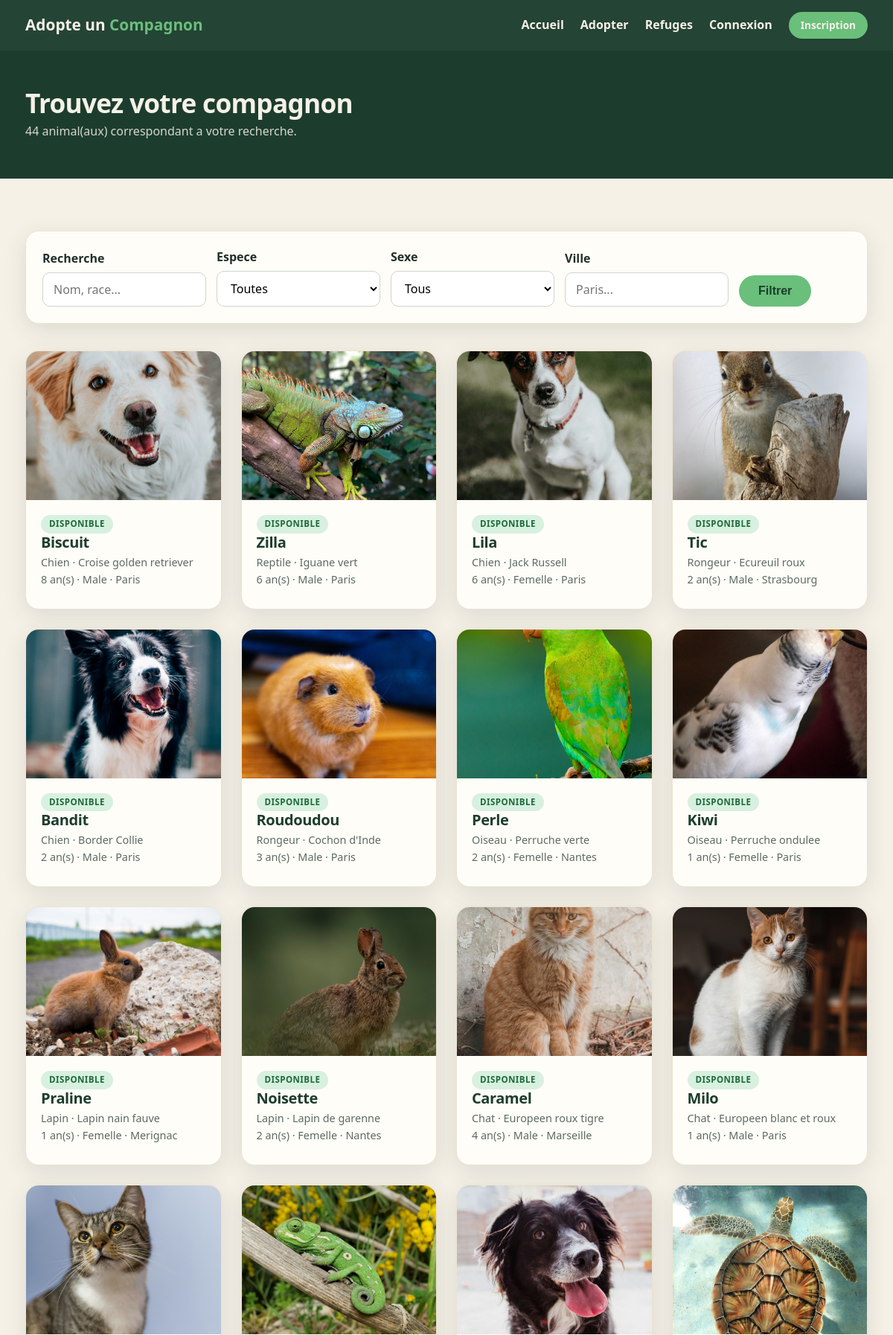
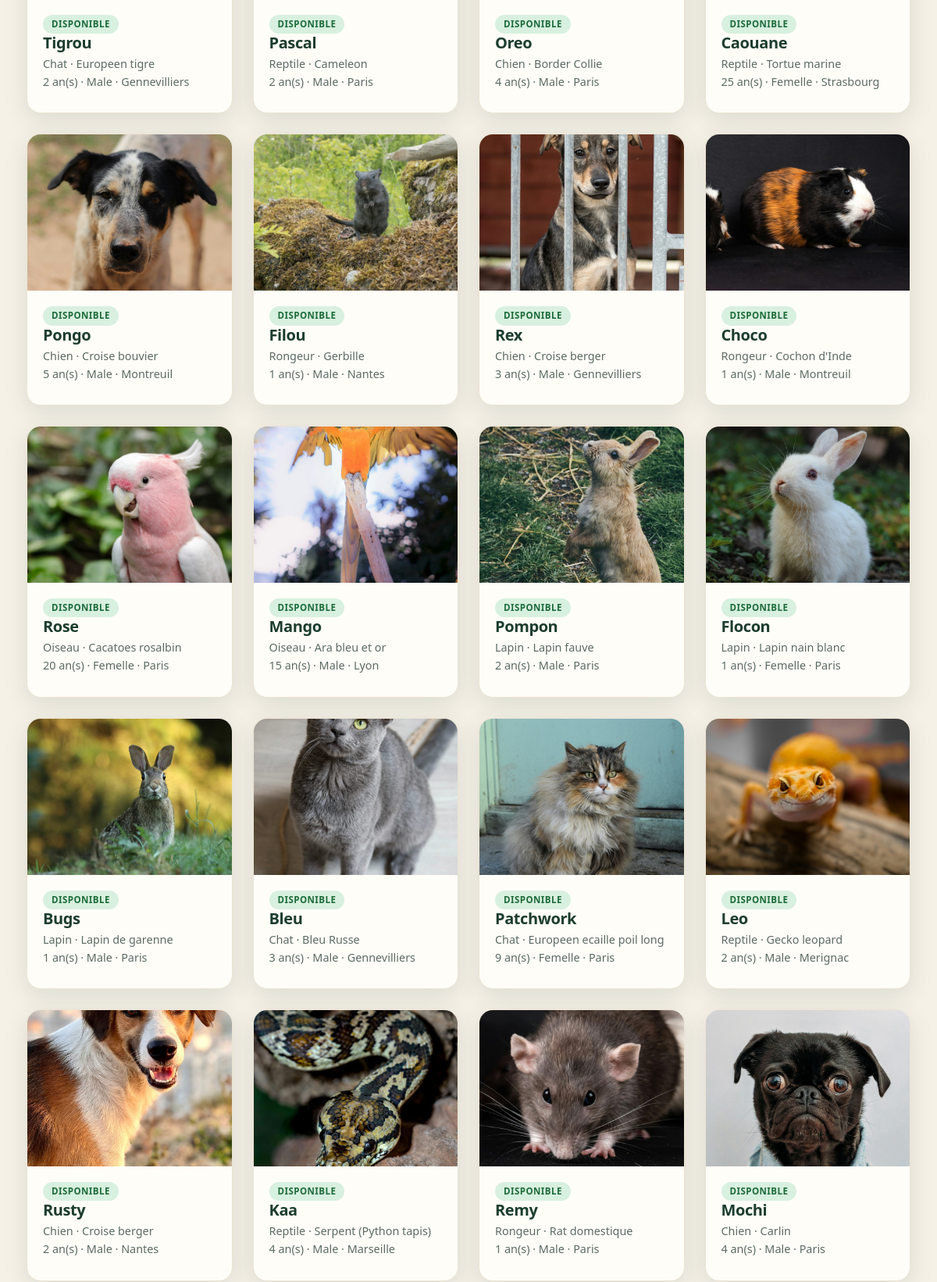
Page /recherche.php (upper part) on the committed database (2 pictures, top to bottom).
### tables this page shows
CREATE TABLE animal (
    id_animal           INT AUTO_INCREMENT PRIMARY KEY,
    nom                 VARCHAR(80)  NOT NULL,
    id_espece           INT          NOT NULL,
    type_detenteur      ENUM('refuge','particulier') NOT NULL DEFAULT 'refuge',
    id_refuge           INT          DEFAULT NULL,
    id_proprietaire     INT          DEFAULT NULL,   
    detenteur_nom       VARCHAR(120) DEFAULT NULL,
    detenteur_ville     VARCHAR(80)  DEFAULT NULL,
    detenteur_region    VARCHAR(80)  DEFAULT NULL,
    race                VARCHAR(80)  DEFAULT NULL,
    age_annees          INT          DEFAULT NULL,
    sexe                ENUM('M','F') DEFAULT NULL,
    sterilise           TINYINT(1)   NOT NULL DEFAULT 0,   
    ancien_proprietaire VARCHAR(150) DEFAULT NULL,
    description         TEXT         DEFAULT NULL,
    photo               VARCHAR(255) DEFAULT NULL,
    statut              ENUM('disponible','reserve','adopte') NOT NULL DEFAULT 'disponible',
    date_publication    DATETIME     NOT NULL DEFAULT CURRENT_TIMESTAMP,
    CONSTRAINT fk_animal_espece FOREIGN KEY (id_espece)
        REFERENCES espece(id_espece) ON DELETE RESTRICT,
    CONSTRAINT fk_animal_refuge FOREIGN KEY (id_refuge)
        REFERENCES refuge(id_refuge) ON DELETE CASCADE,
    CONSTRAINT fk_animal_proprietaire FOREIGN KEY (id_proprietaire)
        REFERENCES utilisateur(id_utilisateur) ON DELETE CASCADE
);

CREATE TABLE espece (
    id_espece   INT AUTO_INCREMENT PRIMARY KEY,
    nom         VARCHAR(40) NOT NULL UNIQUE,
    emoji       VARCHAR(10) DEFAULT NULL,
    image       VARCHAR(255) DEFAULT NULL,   
    description VARCHAR(255) DEFAULT NULL
);

### htdocs/includes/functions.php (called while the page is built, shortened)
<?php
function e($value): string
{
    return htmlspecialchars((string) $value, ENT_QUOTES, 'UTF-8');
}
function statut_label(string $statut): string
{
    switch ($statut) {
        case 'disponible': return 'Disponible';
        case 'reserve':    return 'Reserve';
    }
}
function sexe_label(?string $sexe): string
{
    switch ($sexe) {
        case 'M': return 'Male';
        case 'F': return 'Femelle';
    }
}

### htdocs/recherche.php (the view, shortened to what this page needs)
<?php
require_once __DIR__ . '/connexion.php';
$f_ville  = trim($_GET['ville'] ?? '');
$f_texte  = trim($_GET['q'] ?? '');
$sql = "SELECT a.id_animal, a.nom, a.race, a.age_annees, a.sexe, a.statut, a.photo,
               e.nom AS espece, e.emoji,
               COALESCE(r.ville, a.detenteur_ville) AS ville
        FROM animal a
        JOIN espece e ON e.id_espece = a.id_espece
        LEFT JOIN refuge r ON r.id_refuge = a.id_refuge
        WHERE 1=1";
$params = [];
$sql .= " ORDER BY a.statut = 'disponible' DESC, a.date_publication DESC";
$stmt = $pdo->prepare($sql);
$stmt->execute($params);
$animaux = $stmt->fetchAll();
require __DIR__ . '/includes/header.php';
?>
<div class="page-head">
    <div class="container">
        <h1>Trouvez votre compagnon</h1>
        <p><?= count($animaux) ?> animal(aux) correspondant a votre recherche.</p>
    </div>
</div>
<section>
    <div class="container">
        <form class="search-bar" method="get" action="recherche.php">
            <div class="form-group">
                <label for="q">Recherche</label>
                <input type="text" id="q" name="q" value="<?= e($f_texte) ?>" placeholder="Nom, race...">
            </div>
            <div class="form-group">
                <label for="espece">Espece</label>
                <select id="espece" name="espece">
                    <option value="">Toutes</option>
                </select>
            </div>
            <div class="form-group">
                <label for="sexe">Sexe</label>
                <select id="sexe" name="sexe">
                    <option value="">Tous</option>
                </select>
            </div>
            <div class="form-group">
                <label for="ville">Ville</label>
                <input type="text" id="ville" name="ville" value="<?= e($f_ville) ?>" placeholder="Paris...">
            </div>
            <div class="form-group" style="flex:0;">
                <button type="submit" class="btn">Filtrer</button>
            </div>
        </form>
        <?php if (!$animaux): ?>
            <p style="text-align:center; color:var(--texte-clair); padding:40px 0;">
                Aucun animal ne correspond a votre recherche.
                <a href="recherche.php">Reinitialiser les filtres</a>.
            </p>
        <?php else: ?>
            <div class="animaux-grid">
                <?php foreach ($animaux as $a): ?>
                    <a class="animal-card" href="animal.php?id=<?= (int) $a['id_animal'] ?>">
                        <div class="photo" <?= $a['photo'] ? 'style="background-image:url(\'' . e($a['photo']) . '\')"' : '' ?>>
                        </div>
                        <div class="body">
                            <span class="badge badge-<?= e($a['statut']) ?>"><?= e(statut_label($a['statut'])) ?></span>
                            <h3><?= e($a['nom']) ?></h3>
                            <div class="meta">
                                <?= e($a['espece']) ?><?= $a['race'] ? ' · ' . e($a['race']) : '' ?><br>
                                <?= $a['age_annees'] !== null ? (int) $a['age_annees'] . ' an(s)' : '' ?>
                                · <?= e(sexe_label($a['sexe'])) ?> · <?= e($a['ville']) ?>
                            </div>
                        </div>
                    </a>
                <?php endforeach; ?>
            </div>
        <?php endif; ?>
    </div>
</section>
<?php require __DIR__ . '/includes/footer.php'; ?>

### htdocs/css/style.css (style rules this page uses)
:root { --vert-fonce: #1c3d2e; --vert-moyen: #2f6b4f; --vert-vif: #6abf7b; --vert-clair: #a8d5b5; --creme: #f6f1e7; --creme-fonce: #ece4d3; --beige-carte: #fffdf8; --texte: #20302a; --texte-clair: #5b6b63; --blanc: #ffffff; --rouge: #c0533f; --ombre: 0 8px 30px rgba(28, 61, 46, .12); --radius: 18px; --max: 1180px; }
* { box-sizing: border-box; margin: 0; padding: 0; }
body { font-family: "Segoe UI", system-ui, -apple-system, sans-serif; color: var(--texte); background: var(--creme); line-height: 1.6; }
a { color: var(--vert-moyen); text-decoration: none; }
.container { max-width: var(--max); margin: 0 auto; padding: 0 24px; }
h1, h2, h3 { line-height: 1.15; font-weight: 800; letter-spacing: -.02em; }
.btn { display: inline-block; background: var(--vert-vif); color: var(--vert-fonce); font-weight: 700; padding: 12px 26px; border-radius: 40px; border: none; cursor: pointer; font-size: 1rem; transition: transform .15s ease, background .2s ease; }
section { padding: 70px 0; }
.animaux-grid { display: grid; grid-template-columns: repeat(auto-fill, minmax(250px, 1fr)); gap: 26px; }
.animal-card { background: var(--beige-carte); border-radius: var(--radius); overflow: hidden; box-shadow: var(--ombre); border: 1px solid var(--creme-fonce); transition: transform .18s ease; display: flex; flex-direction: column; }
.animal-card .photo { height: 200px; background: var(--creme-fonce) center/cover no-repeat; display: flex; align-items: center; justify-content: center; font-size: 3.4rem; }
.animal-card .body { padding: 18px 20px; flex: 1; }
.animal-card h3 { color: var(--vert-fonce); font-size: 1.25rem; margin-bottom: 4px; }
.animal-card .meta { color: var(--texte-clair); font-size: .9rem; margin-bottom: 10px; }
.badge { display: inline-block; font-size: .72rem; font-weight: 700; padding: 3px 11px; border-radius: 20px; text-transform: uppercase; letter-spacing: .04em; }
.badge-disponible { background: #d8f0df; color: #1c6b39; }
.form-group { margin-bottom: 18px; }
label { display: block; font-weight: 600; margin-bottom: 6px; }
input, select, textarea { width: 100%; padding: 11px 14px; border: 1px solid #cdd6d0; border-radius: 10px; font-size: 1rem; font-family: inherit; background: #fff; }
.search-bar { display: flex; flex-wrap: wrap; gap: 14px; align-items: flex-end; background: var(--beige-carte); padding: 22px; border-radius: var(--radius); box-shadow: var(--ombre); margin-bottom: 36px; border: 1px solid var(--creme-fonce); }
.search-bar .form-group { margin: 0; flex: 1; min-width: 150px; }
.page-head { background: var(--vert-fonce); color: var(--creme); padding: 50px 0; }
.page-head h1 { font-size: 2.2rem; }
.page-head p { opacity: .85; margin-top: 6px; }

### rows in the picture
animal: photo (picture), statut "DISPONIBLE", nom "Biscuit", id_espece.nom "Chien", race "Croise golden retriever", age_annees "8", sexe "Male", ville "Paris"
animal: photo (picture), statut "DISPONIBLE", nom "Zilla", id_espece.nom "Reptile", race "Iguane vert", age_annees "6", sexe "Male", ville "Paris"
animal: photo (picture), statut "DISPONIBLE", nom "Lila", id_espece.nom "Chien", race "Jack Russell", age_annees "6", sexe "Femelle", ville "Paris"
animal: photo (picture), statut "DISPONIBLE", nom "Tic", id_espece.nom "Rongeur", race "Ecureuil roux", age_annees "2", sexe "Male", ville "Strasbourg"
animal: photo (picture), statut "DISPONIBLE", nom "Bandit", id_espece.nom "Chien", race "Border Collie", age_annees "2", sexe "Male", ville "Paris"
animal: photo (picture), statut "DISPONIBLE", nom "Roudoudou", id_espece.nom "Rongeur", race "Cochon d'Inde", age_annees "3", sexe "Male", ville "Paris"
animal: photo (picture), statut "DISPONIBLE", nom "Perle", id_espece.nom "Oiseau", race "Perruche verte", age_annees "2", sexe "Femelle", ville "Nantes"
animal: photo (picture), statut "DISPONIBLE", nom "Kiwi", id_espece.nom "Oiseau", race "Perruche ondulee", age_annees "1", sexe "Femelle", ville "Paris"
animal: photo (picture), statut "DISPONIBLE", nom "Praline", id_espece.nom "Lapin", race "Lapin nain fauve", age_annees "1", sexe "Femelle", ville "Merignac"
animal: photo (picture), statut "DISPONIBLE", nom "Noisette", id_espece.nom "Lapin", race "Lapin de garenne", age_annees "2", sexe "Femelle", ville "Nantes"
animal: photo (picture), statut "DISPONIBLE", nom "Caramel", id_espece.nom "Chat", race "Europeen roux tigre", age_annees "4", sexe "Male", ville "Marseille"
animal: photo (picture), statut "DISPONIBLE", nom "Milo", id_espece.nom "Chat", race "Europeen blanc et roux", age_annees "1", sexe "Male", ville "Paris"
animal: photo (picture), statut "DISPONIBLE", nom "Tigrou", id_espece.nom "Chat", race "Europeen tigre", age_annees "2", sexe "Male", ville "Gennevilliers"
animal: photo (picture), statut "DISPONIBLE", nom "Pascal", id_espece.nom "Reptile", race "Cameleon", age_annees "2", sexe "Male", ville "Paris"
animal: photo (picture), statut "DISPONIBLE", nom "Oreo", id_espece.nom "Chien", race "Border Collie", age_annees "4", sexe "Male", ville "Paris"
animal: photo (picture), statut "DISPONIBLE", nom "Caouane", id_espece.nom "Reptile", race "Tortue marine", age_annees "25", sexe "Femelle", ville "Strasbourg"
animal: photo (picture), statut "DISPONIBLE", nom "Pongo", id_espece.nom "Chien", race "Croise bouvier", age_annees "5", sexe "Male", ville "Montreuil"
animal: photo (picture), statut "DISPONIBLE", nom "Filou", id_espece.nom "Rongeur", race "Gerbille", age_annees "1", sexe "Male", ville "Nantes"
animal: photo (picture), statut "DISPONIBLE", nom "Rex", id_espece.nom "Chien", race "Croise berger", age_annees "3", sexe "Male", ville "Gennevilliers"
animal: photo (picture), statut "DISPONIBLE", nom "Choco", id_espece.nom "Rongeur", race "Cochon d'Inde", age_annees "1", sexe "Male", ville "Montreuil"
animal: photo (picture), statut "DISPONIBLE", nom "Rose", id_espece.nom "Oiseau", race "Cacatoes rosalbin", age_annees "20", sexe "Femelle", ville "Paris"
animal: photo (picture), statut "DISPONIBLE", nom "Mango", id_espece.nom "Oiseau", race "Ara bleu et or", age_annees "15", sexe "Male", ville "Lyon"
animal: photo (picture), statut "DISPONIBLE", nom "Pompon", id_espece.nom "Lapin", race "Lapin fauve", age_annees "2", sexe "Male", ville "Paris"
animal: photo (picture), statut "DISPONIBLE", nom "Flocon", id_espece.nom "Lapin", race "Lapin nain blanc", age_annees "1", sexe "Femelle", ville "Paris"
animal: photo (picture), statut "DISPONIBLE", nom "Bugs", id_espece.nom "Lapin", race "Lapin de garenne", age_annees "1", sexe "Male", ville "Paris"
animal: photo (picture), statut "DISPONIBLE", nom "Bleu", id_espece.nom "Chat", race "Bleu Russe", age_annees "3", sexe "Male", ville "Gennevilliers"
animal: photo (picture), statut "DISPONIBLE", nom "Patchwork", id_espece.nom "Chat", race "Europeen ecaille poil long", age_annees "9", sexe "Femelle", ville "Paris"
animal: photo (picture), statut "DISPONIBLE", nom "Leo", id_espece.nom "Reptile", race "Gecko leopard", age_annees "2", sexe "Male", ville "Merignac"
animal: photo (picture), statut "DISPONIBLE", nom "Rusty", id_espece.nom "Chien", race "Croise berger", age_annees "2", sexe "Male", ville "Nantes"
animal: photo (picture), statut "DISPONIBLE", nom "Kaa", id_espece.nom "Reptile", race "Serpent (Python tapis)", age_annees "4", sexe "Male", ville "Marseille"
animal: photo (picture), statut "DISPONIBLE", nom "Remy", id_espece.nom "Rongeur", race "Rat domestique", age_annees "1", sexe "Male", ville "Paris"
animal: photo (picture), statut "DISPONIBLE", nom "Mochi", id_espece.nom "Chien", race "Carlin", age_annees "4", sexe "Male", ville "Paris"

### other values in the picture
count($animaux) "44"
